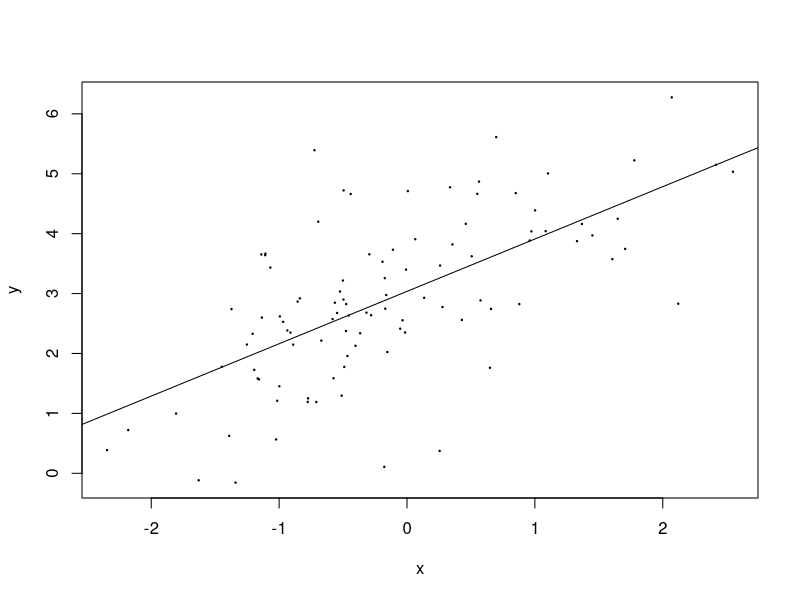
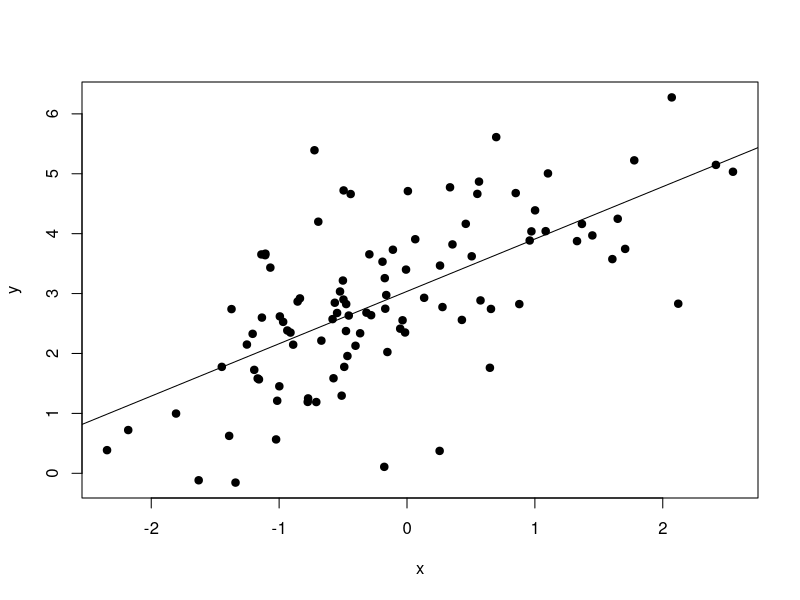
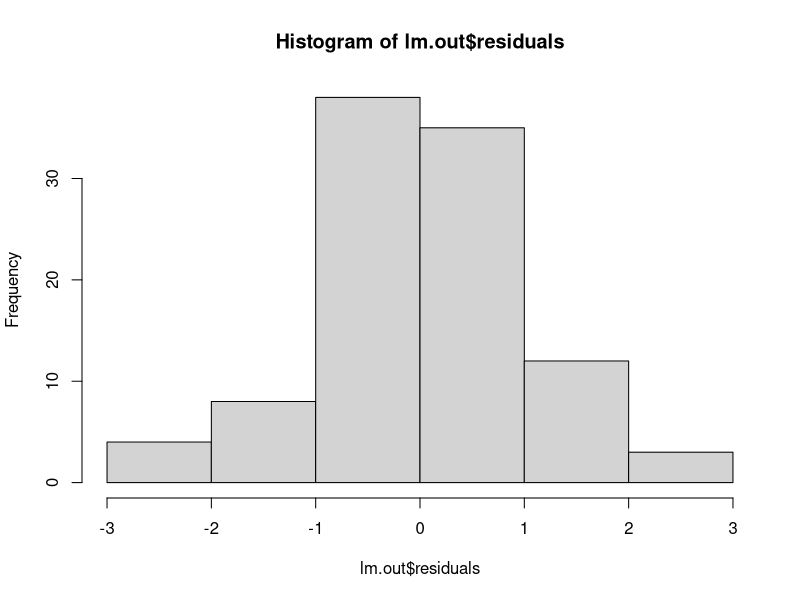
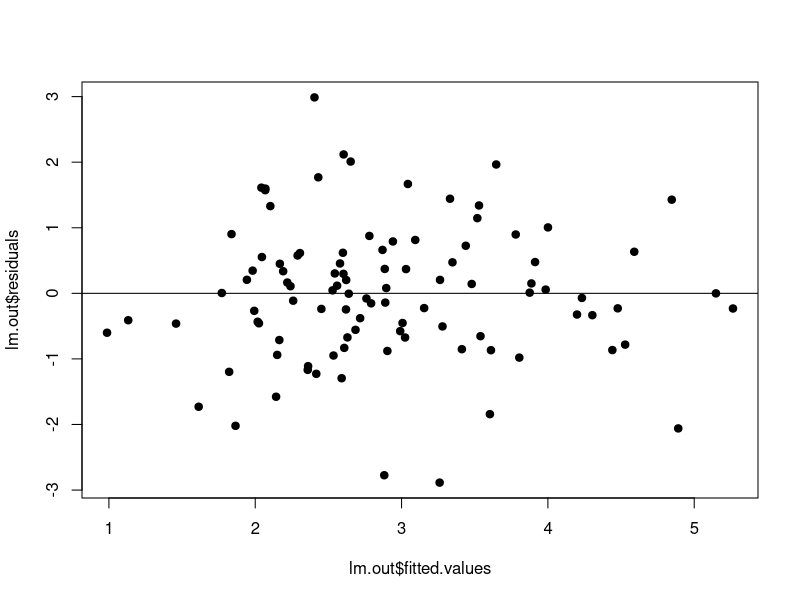
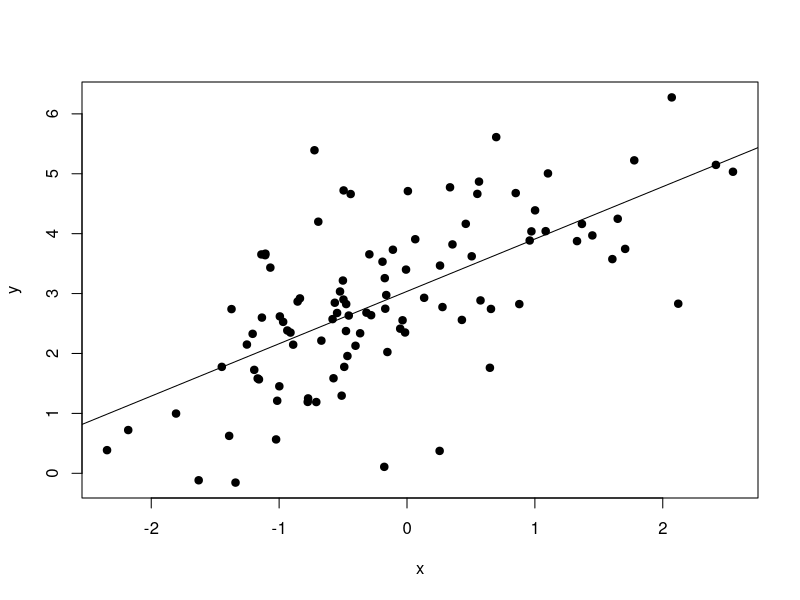

Generate these figures, in order, with R:
# Simulation image (cheat Sheet)
# par(bg = NA)
set.seed(1234)
n = 100
x = rnorm(n, mean = 0, sd = 1)
beta0 = 3; beta1 = .9
y = beta0 + beta1 * x + rnorm(n)
plot(x,y, pch = 19, cex = .2)
lm.out = lm(y~x)
abline(lm.out)

# Check the "Line" assumptions 
# L: Linearity
plot(x,y, pch = 19, cex = 1)
abline(lm.out)
# I: Independence
  # Assumed 
# N: Normality
hist(lm.out$residuals) 

# E: Equality of variance 
plot(lm.out$residuals~lm.out$fitted.values, cex = 1, pch =19)
abline(h=0)

summary(lm.out)
# plot(lm.out)
plot(x,y, pch = 19, cex = 1)
abline(lm.out)

# Reference 
# https://www.youtube.com/watch?v=zQMu3ynel2s&t=634s